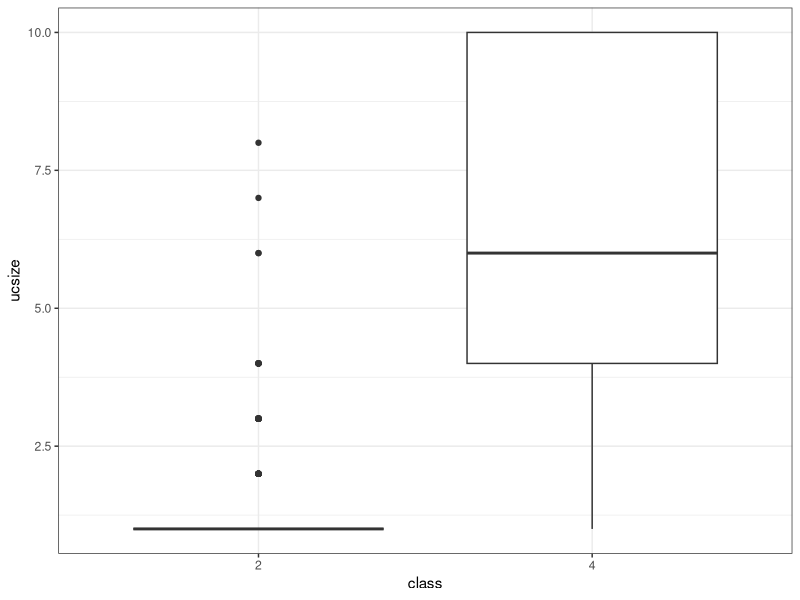

Write the R code that produced this figure.
## ---- chunk 1
library(tidyverse)
theme_set(theme_bw())
knitr::opts_chunk$set(cache = FALSE)
knitr::opts_chunk$set(echo = TRUE)
knitr::opts_chunk$set(fig.path = "img/")
## ---- chunk 2
X = c(1, 2, 4, 6, 12, 15, 25, 45, 68, 67, 65, 98)
## ---- chunk 3
mean(X)
## ---- chunk 4
sd(X)
## ---- chunk 5
my_df <- data.frame(
   hours = c(9, 15, 25, 14, 10, 18, 0, 16, 5, 19, 16, 20),
   mark = c(39, 56, 93, 61, 50, 75, 32, 85, 42, 70, 66, 80)
)

cov(my_df)
## ---- chunk 6
cov(airquality[, c('Wind', 'Temp')])
## ---- chunk 7
my_random <- data.frame(
   x = rnorm(20),
   y = rnorm(20)
)

cov(my_random)
## ---- chunk 8
cov(airquality[, 1:4], use = "complete.ob")
## ---- chunk 9
matrix(c(2, 3, 2, 1), byrow = TRUE, nrow = 2) %*% matrix(c(3, 2))
## ---- chunk 10
matrix(c(3,2) / sqrt(13))
## ---- chunk 11
my_mat <- matrix(c(2, 3, 2, 1), byrow = TRUE, nrow = 2)
eigen(my_mat)
## ---- chunk 12
x <- c(2.5, 0.5, 2.2, 1.9, 3.1, 2.3, 2, 1, 1.5, 1.1)
y <- c(2.4, 0.7, 2.9, 2.2, 3.0, 2.7, 1.6, 1.1, 1.6, 0.9)
## ---- chunk 13
data <- read.table(
   "../data/breast_cancer_data.csv",
   stringsAsFactors = FALSE,
   sep = ',',
   header = TRUE
)
data$class <- factor(data$class)
data <- data[,-1]
## ---- chunk 14
set.seed(31)
my_prob <- 0.8
my_split <- as.logical(
  rbinom(
    n = nrow(data),
    size = 1,
    p = my_prob
  )
)

train <- data[my_split,]
test <- data[!my_split,]
## ---- chunk 15
ggplot(data, aes(class, ucsize)) +
   geom_boxplot()
## ---- chunk 16
Sys.time()
## ---- chunk 17
sessionInfo()
